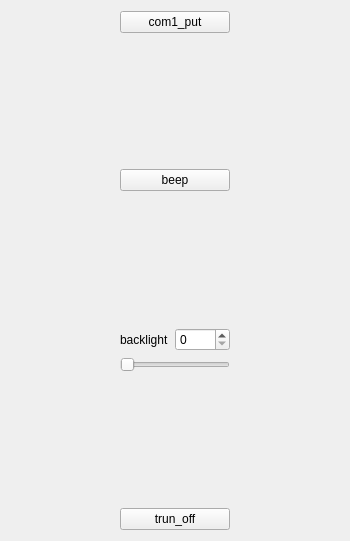
<?xml version="1.0" encoding="UTF-8"?>
<ui version="4.0">
 <class>Widget</class>
 <widget class="QWidget" name="Widget">
  <property name="geometry">
   <rect>
    <x>0</x>
    <y>0</y>
    <width>350</width>
    <height>541</height>
   </rect>
  </property>
  <property name="sizePolicy">
   <sizepolicy hsizetype="Preferred" vsizetype="Preferred">
    <horstretch>0</horstretch>
    <verstretch>0</verstretch>
   </sizepolicy>
  </property>
  <property name="windowTitle">
   <string>Widget</string>
  </property>
  <layout class="QGridLayout" name="gridLayout_2">
   <item row="0" column="0">
    <spacer name="horizontalSpacer">
     <property name="orientation">
      <enum>Qt::Horizontal</enum>
     </property>
     <property name="sizeHint" stdset="0">
      <size>
       <width>90</width>
       <height>20</height>
      </size>
     </property>
    </spacer>
   </item>
   <item row="0" column="1">
    <layout class="QGridLayout" name="gridLayout">
     <item row="7" column="0">
      <widget class="QPushButton" name="pushButton">
       <property name="text">
        <string>trun_off</string>
       </property>
      </widget>
     </item>
     <item row="1" column="0">
      <spacer name="verticalSpacer_3">
       <property name="orientation">
        <enum>Qt::Vertical</enum>
       </property>
       <property name="sizeHint" stdset="0">
        <size>
         <width>20</width>
         <height>40</height>
        </size>
       </property>
      </spacer>
     </item>
     <item row="6" column="0">
      <spacer name="verticalSpacer_2">
       <property name="orientation">
        <enum>Qt::Vertical</enum>
       </property>
       <property name="sizeHint" stdset="0">
        <size>
         <width>20</width>
         <height>40</height>
        </size>
       </property>
      </spacer>
     </item>
     <item row="5" column="0">
      <widget class="QSlider" name="horizontalSlider">
       <property name="styleSheet">
        <string notr="true"/>
       </property>
       <property name="maximum">
        <number>100</number>
       </property>
       <property name="orientation">
        <enum>Qt::Horizontal</enum>
       </property>
      </widget>
     </item>
     <item row="3" column="0">
      <spacer name="verticalSpacer">
       <property name="orientation">
        <enum>Qt::Vertical</enum>
       </property>
       <property name="sizeHint" stdset="0">
        <size>
         <width>20</width>
         <height>40</height>
        </size>
       </property>
      </spacer>
     </item>
     <item row="4" column="0">
      <layout class="QHBoxLayout" name="horizontalLayout">
       <item>
        <widget class="QLabel" name="label">
         <property name="text">
          <string>backlight</string>
         </property>
        </widget>
       </item>
       <item>
        <widget class="QSpinBox" name="spinBox">
         <property name="sizePolicy">
          <sizepolicy hsizetype="Expanding" vsizetype="Preferred">
           <horstretch>0</horstretch>
           <verstretch>0</verstretch>
          </sizepolicy>
         </property>
         <property name="maximum">
          <number>100</number>
         </property>
        </widget>
       </item>
      </layout>
     </item>
     <item row="2" column="0">
      <widget class="QPushButton" name="pushButton_1">
       <property name="text">
        <string>beep</string>
       </property>
      </widget>
     </item>
     <item row="0" column="0">
      <widget class="QPushButton" name="pushButton_2">
       <property name="text">
        <string>com1_put</string>
       </property>
      </widget>
     </item>
    </layout>
   </item>
   <item row="0" column="2">
    <spacer name="horizontalSpacer_2">
     <property name="orientation">
      <enum>Qt::Horizontal</enum>
     </property>
     <property name="sizeHint" stdset="0">
      <size>
       <width>89</width>
       <height>20</height>
      </size>
     </property>
    </spacer>
   </item>
  </layout>
 </widget>
 <layoutdefault spacing="6" margin="11"/>
 <resources/>
 <connections/>
</ui>
